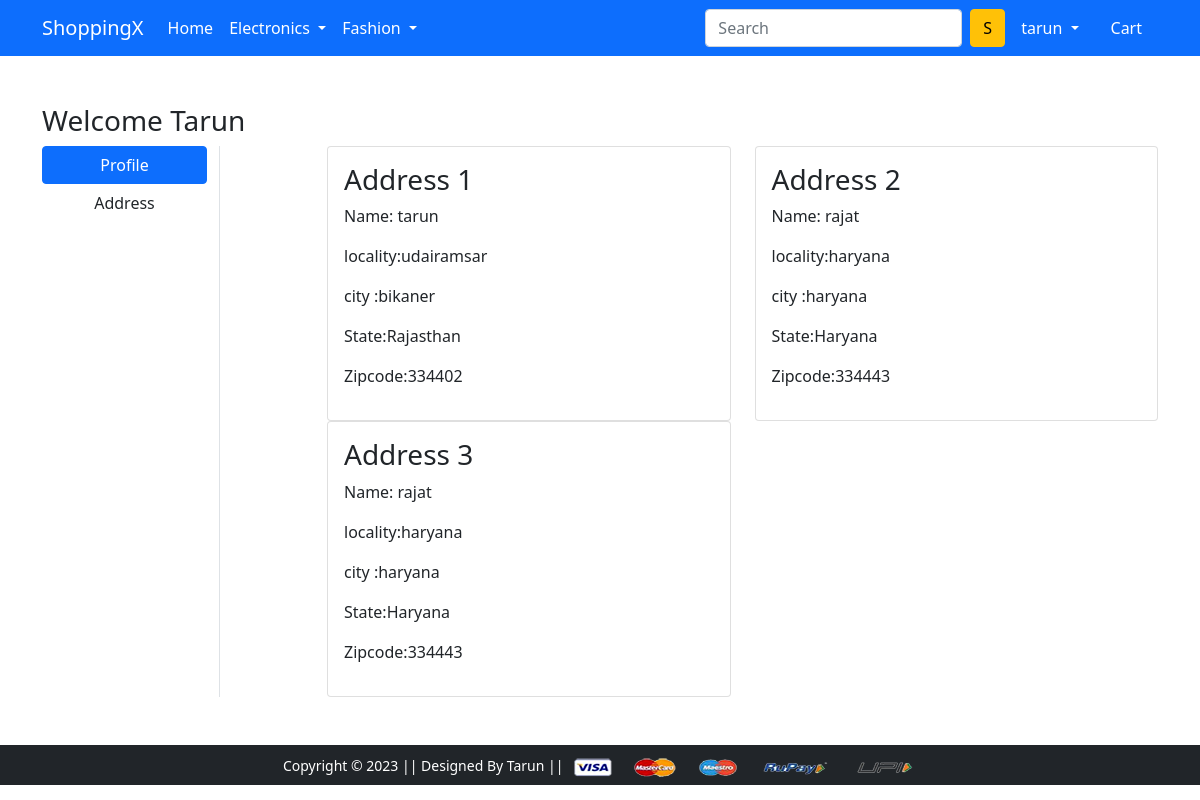
/address/ (signed in), run on the app's committed database.
### app/models.py (models this page shows, shortened)
class Customer(models.Model):
    user = models.ForeignKey(User, on_delete=models.CASCADE)
    name = models.CharField(max_length=100)
    locality = models.CharField(max_length=100)
    city = models.CharField(max_length=50)
    zipcode = models.IntegerField()
    state = models.CharField(choices=STATE_CHOICES, max_length=100)

### app/views.py (the view)
# urls.py: path('address/', views.address, name='address'),
def address(request):
    add= Customer.objects.filter(user=request.user)
    return render(request, 'app/address.html',{'add':add})

### app/templates/app/address.html (shortened to what this page needs)
{% extends 'app/base.html' %}
{% load static %}
{% block main-content %}
<div class="container my-5">
 <div class="row">
 <h3>Welcome <span class='text-capitalize'>{{request.user}}</span></h3>
  <div class="col-sm-2 border-end">
   <ul class="list-unstyled">
    <li class="d-grid"><a href="{% url 'profile' %}" class="btn btn-primary">Profile</a></li>
    <li class="d-grid"><a href="{% url 'address' %}" class="btn">Address</a></li>
   </ul>
  </div>
  <div class="col-sm-9 offset-sm-1">
   <div class="row">
    {% for ad in add %}
    <div class="col-sm-6">
     <div class="card">
      <div class="card-body">
       <h3>Address {{forloop.counter}}</h3>
       <p>Name: {{ad.name}}</p>
       <p>locality:{{ad.locality}}</p>
       <p>city :{{ad.city}}</p>
       <p>State:{{ad.state}} </p>
       <p>Zipcode:{{ad.zipcode}} </p>
      </div>
     </div>
    </div>
    {% endfor %}
   </div>
  </div>
 </div>
</div>
{% endblock main-content %}

### app/templates/app/base.html (shortened to what this page needs)
<!doctype html>
{% load static %}
<html lang="en">
  <head>
    <link href="https://cdn.jsdelivr.net/npm/bootstrap@5.0.2/dist/css/bootstrap.min.css" rel="stylesheet">
    <link rel="stylesheet" href="{% static 'app/css/owl.carousel.min.css' %}">
    <link rel="stylesheet" href="{% static 'app/css/all.min.css' %}">
    <link rel="stylesheet" href="{% static 'app/css/style.css' %}">
  </head>
  <body>
    <nav class="navbar navbar-expand-lg navbar-dark bg-primary">
     <div class="container">
       <a class="navbar-brand" href="/">ShoppingX</a>
       <div class="collapse navbar-collapse" id="navbarSupportedContent">
         <ul class="navbar-nav me-auto mb-2 mb-lg-0">
           <li class="nav-item">
             <a class="nav-link active" aria-current="page" href="/">Home</a>
           </li>
           <li class="nav-item dropdown">
             <a class="nav-link dropdown-toggle text-white" href="#" id="electronicsDropdown" role="button" data-bs-toggle="dropdown" aria-expanded="false">
               Electronics
             </a>
           </li>
           <li class="nav-item dropdown">
             <a class="nav-link dropdown-toggle text-white" href="#" id="fashionDropdown" role="button" data-bs-toggle="dropdown" aria-expanded="false">
               Fashion
             </a>
           </li>
         </ul>
         <form class="d-flex">
           <input class="form-control me-2" type="search" placeholder="Search" aria-label="Search">
           <button class="btn btn-warning" type="submit">S</button>
         </form>
         <div>
          <ul class="navbar-nav me-auto mb-2 mb-lg-0">
            {% if request.user.is_authenticated %}
           <li class="nav-item dropdown mx-2">
              <a class="nav-link dropdown-toggle text-white" href="#" id="profileDropdown" role="button" data-bs-toggle="dropdown" aria-expanded="false">
                {{user.username}}
              </a>
            </li>
            <li class="nav-item mx-2">
             <a href="{% url 'show-cart' %}" class="nav-link text-white"> Cart </a>
            </li>
          {% endif %}
          </ul>
         </div>
       </div>
     </div>
    </nav>
    {% block main-content %} {% endblock main-content %}
    <footer class="container-fluid bg-dark text-center p-2 mt-5">
        <small class="text-white">Copyright &copy; 2023 || Designed By Tarun || </small>
        <img src="{% static 'app/images/payment.png' %}" alt="" srcset="" class="img-fluid" height="2px">
    </footer>
  </body>
</html>

### data on the page
Customer: name "tarun", locality "udairamsar", city "bikaner", state "Rajasthan", zipcode "334402"
Customer: name "rajat", locality "haryana", city "haryana", state "Haryana", zipcode "334443"
Customer: name "rajat", locality "haryana", city "haryana", state "Haryana", zipcode "334443"

### other printed values
{{ user.username }} "tarun"
{{ request.user }} "Tarun"
